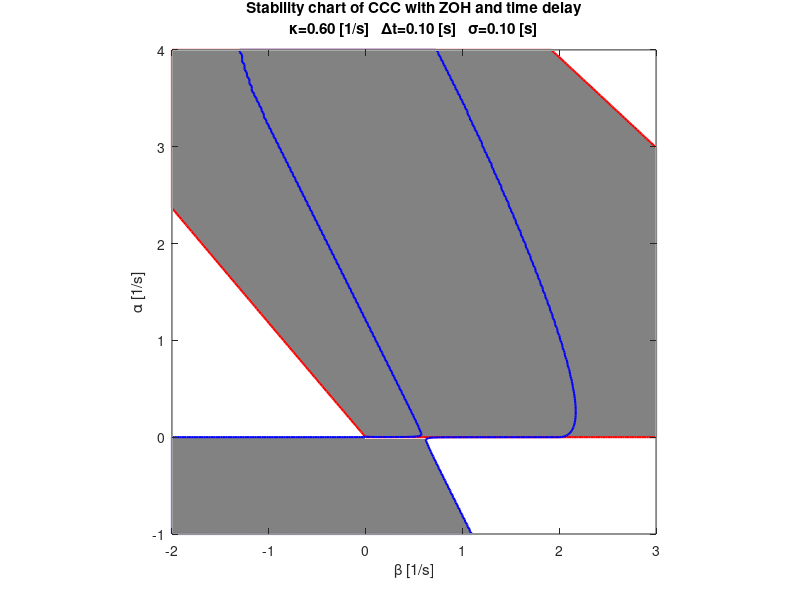

This chart was generated by the following MATLAB code:
%% Create stability charts for the vehicle chain with ZOH and time delay
% clear; %close all; clc;

%% Parameters
kappa=0.6;
deltat=0.1; % 0.0, 0.1
sigma=0.1;  % 0.0, 0.1, 0.2, 0.3, 0.4, 0.55

% range of parameters
betamin=-2;
betamax=3;
alphamin=-1;
alphamax=4;
betast=200;
alphast=200;
aspect_ratio=1;

% range of frequencies
ommin=0;
ommax=2*pi/deltat/5;
dom=2*pi/deltat/2500;

% grid in plane of parameters
beta_v=linspace(betamin,betamax,betast+1);      % vector of beta values
alpha_v=linspace(alphamin,alphamax,alphast+1);	% vector of alpha values
beta_m = zeros(length(beta_v),length(alpha_v));	% matrix of beta values
alpha_m = zeros(size(beta_m));                  % matrix of alpha values
om_v=ommin:dom:ommax;                           % vector of omega values

% exponential of frequencies
expom=exp(1i*om_v*deltat);

% list of parameters to put on figures
parlist=['\kappa=',num2str(kappa,'%3.2f'),' [1/s]   ',...
         '\Deltat=',num2str(deltat,'%3.2f'),' [s]   ',...
         '\sigma=',num2str(sigma,'%3.2f'),' [s]'];

%% Stability analysis
% resolution of additional delay
r=round(sigma/deltat);

% coefficient matrices
a0=[1,-deltat;0,1];

% construction of parameter-independent parts of system matrices
A=zeros(2*r+4);
A(1:2,1:2)=a0;
A(3:end,1:end-2)=eye(2*r+2);

% matrix of eigenvalues
eigall = zeros(length(beta_v),length(alpha_v),size(A,1));
% matrix of transfer function values
T = zeros(length(beta_v),length(alpha_v),length(om_v));

% computation of eigenvalues and frequency response
for kbeta=1:length(beta_v)
    beta=beta_v(kbeta);
    for kalpha=1:length(alpha_v)
        alpha=alpha_v(kalpha);
        % construction of remaining parts of system matrices
        ar=[-alpha*kappa*deltat^2/2,	 (alpha+beta)*deltat^2/2;
               alpha*kappa*deltat,     -(alpha+beta)*deltat];
        A(1:2,end-1:end)=ar;
        % computation of eigenvalues
        eigall(kbeta,kalpha,:) = eig(A);
        % computation of transfer function values
        T(kbeta,kalpha,:) = ((alpha*kappa*deltat^2/2+beta*deltat)*expom+alpha*kappa*deltat^2/2-beta*deltat)./...
            ((expom.^3-2*expom.^2+expom).*expom.^r...
            +(alpha*kappa*deltat^2/2+(alpha+beta)*deltat)*expom+alpha*kappa*deltat^2/2-(alpha+beta)*deltat);
        % store parameter values
        beta_m(kbeta,kalpha) = beta;
        alpha_m(kbeta,kalpha) = alpha;
    end
    % show progress of computations
    disp(['Computation of row #',num2str(kbeta),'/',...
            num2str(length(beta_v)),' of the stability chart.']);
end

% matrix of critical eigenvalues
eigcr = max(abs(eigall),[],3);
% matrix of maximum transfer function magnitudes
Mmax = max(abs(T(:,:,0<om_v & om_v<2*pi/deltat)),[],3);

%% Plot stability chart
figure(1); clf; hold on; box on;
% plant stability
contourf(beta_m,alpha_m,-eigcr,-[1 1],'r','Linewidth',1.5);
% string stability
contourf(beta_m,alpha_m,-Mmax,-[1 1],'b','Linewidth',1.5);
colormap gray
axis([betamin betamax alphamin alphamax]);
pbaspect([aspect_ratio,1,1]);
xlabel('\beta [1/s]');
ylabel('\alpha [1/s]');
title(['Stability chart of CCC with ZOH and time delay',10,parlist]);
% legend('plant stability','string stability','Location','southeast');

%% Plot eigenvalues and frequency response
% % select parameters of interest
% % figure(1); [beta0,alpha0]=ginput(1);	% by clicking on stability chart
% beta0=0.4; alpha0=0.2;                  % or by giving manually
% 
% % get closest parameter values to the selected ones
% beta0=interp1(beta_v,beta_v,beta0,'nearest');
% alpha0=interp1(alpha_v,alpha_v,alpha0,'nearest');
% 
% % get corresponding eigenvalues and frequency response
% eig_v=squeeze(eigall(beta_v==beta0,alpha_v==alpha0,:));
% M_v=squeeze(abs(T(beta_v==beta0,alpha_v==alpha0,:)));
% 
% % plot eigenvalues
% figure(2); clf; hold on; box on;
% plot(real(eig_v),imag(eig_v),'rx','Linewidth',2);
% plot(cos(0:2*pi/100:2*pi),sin(0:2*pi/100:2*pi),'k--');    % unit circle
% pbaspect([1 1 1]);
% xlabel('Re');
% ylabel('Im');
% title(['Eigenvalue plot of vehicle chain with ZOH and time delay',10,parlist,...
%        '   \beta=',num2str(beta0,'%3.2f'),' [1/s]',...
%        '   \alpha=',num2str(alpha0,'%3.2f'),' [1/s]']);
% 
% % plot frequency response
% figure(3); clf; hold on; box on;
% plot(om_v,M_v,'b');
% plot([ommin ommax],[1 1],'k--');    % plot unit gain
% xlim([ommin ommax]);
% xlabel('\omega [rad/s]');
% ylabel('|T(e^{j\omega\Deltat})|');
% title(['Frequency response of vehicle chain with ZOH and time delay',10,parlist,...
%        '   \beta=',num2str(beta0,'%3.2f'),' [1/s]',...
%        '   \alpha=',num2str(alpha0,'%3.2f'),' [1/s]']);